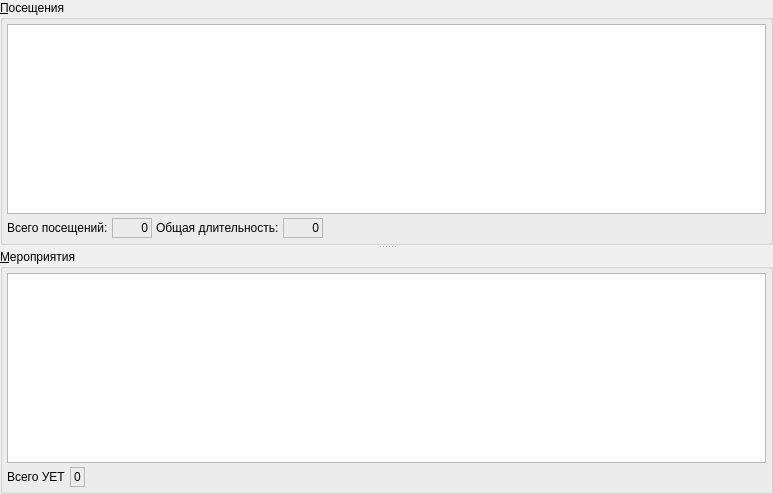
              <widget class="QFrame" name="frameVisitsAndActionSummary">
               <property name="frameShape">
                <enum>QFrame::NoFrame</enum>
               </property>
               <property name="frameShadow">
                <enum>QFrame::Raised</enum>
               </property>
               <layout class="QGridLayout" name="gridLayout_9">
                <property name="margin">
                 <number>0</number>
                </property>
                <property name="spacing">
                 <number>0</number>
                </property>
                <item row="0" column="0">
                 <widget class="QSplitter" name="splitter_4">
                  <property name="sizePolicy">
                   <sizepolicy hsizetype="Preferred" vsizetype="Minimum">
                    <horstretch>0</horstretch>
                    <verstretch>0</verstretch>
                   </sizepolicy>
                  </property>
                  <property name="orientation">
                   <enum>Qt::Vertical</enum>
                  </property>
                  <widget class="QGroupBox" name="groupBox">
                   <property name="title">
                    <string>&amp;Посещения</string>
                   </property>
                   <layout class="QGridLayout" name="gridLayout_5">
                    <property name="margin">
                     <number>4</number>
                    </property>
                    <property name="spacing">
                     <number>4</number>
                    </property>
                    <item row="0" column="0" colspan="5">
                     <widget class="CInDocTableView" name="tblVisits">
                      <property name="minimumSize">
                       <size>
                        <width>0</width>
                        <height>100</height>
                       </size>
                      </property>
                     </widget>
                    </item>
                    <item row="1" column="0">
                     <widget class="QLabel" name="lblVisitsCount">
                      <property name="text">
                       <string>Всего посещений:</string>
                      </property>
                     </widget>
                    </item>
                    <item row="1" column="1">
                     <widget class="QLabel" name="lblVisitsCountValue">
                      <property name="sizePolicy">
                       <sizepolicy hsizetype="Preferred" vsizetype="Preferred">
                        <horstretch>0</horstretch>
                        <verstretch>0</verstretch>
                       </sizepolicy>
                      </property>
                      <property name="minimumSize">
                       <size>
                        <width>40</width>
                        <height>0</height>
                       </size>
                      </property>
                      <property name="frameShape">
                       <enum>QFrame::StyledPanel</enum>
                      </property>
                      <property name="frameShadow">
                       <enum>QFrame::Sunken</enum>
                      </property>
                      <property name="text">
                       <string>0</string>
                      </property>
                      <property name="alignment">
                       <set>Qt::AlignRight|Qt::AlignTrailing|Qt::AlignVCenter</set>
                      </property>
                     </widget>
                    </item>
                    <item row="1" column="2">
                     <widget class="QLabel" name="lblVisitsDuration">
                      <property name="text">
                       <string>Общая длительность:</string>
                      </property>
                     </widget>
                    </item>
                    <item row="1" column="3">
                     <widget class="QLabel" name="lblVisitsDurationValue">
                      <property name="minimumSize">
                       <size>
                        <width>40</width>
                        <height>0</height>
                       </size>
                      </property>
                      <property name="frameShape">
                       <enum>QFrame::StyledPanel</enum>
                      </property>
                      <property name="frameShadow">
                       <enum>QFrame::Sunken</enum>
                      </property>
                      <property name="text">
                       <string>0</string>
                      </property>
                      <property name="alignment">
                       <set>Qt::AlignRight|Qt::AlignTrailing|Qt::AlignVCenter</set>
                      </property>
                     </widget>
                    </item>
                    <item row="1" column="4">
                     <spacer>
                      <property name="orientation">
                       <enum>Qt::Horizontal</enum>
                      </property>
                      <property name="sizeHint" stdset="0">
                       <size>
                        <width>40</width>
                        <height>20</height>
                       </size>
                      </property>
                     </spacer>
                    </item>
                   </layout>
                  </widget>
                  <widget class="QGroupBox" name="grpActions">
                   <property name="title">
                    <string>&amp;Мероприятия</string>
                   </property>
                   <layout class="QVBoxLayout" name="verticalLayout">
                    <property name="spacing">
                     <number>4</number>
                    </property>
                    <property name="margin">
                     <number>4</number>
                    </property>
                    <item>
                     <widget class="CInDocTableView" name="tblActions">
                      <property name="sizePolicy">
                       <sizepolicy hsizetype="Expanding" vsizetype="Expanding">
                        <horstretch>0</horstretch>
                        <verstretch>20</verstretch>
                       </sizepolicy>
                      </property>
                      <property name="minimumSize">
                       <size>
                        <width>0</width>
                        <height>100</height>
                       </size>
                      </property>
                     </widget>
                    </item>
                    <item>
                     <widget class="QFrame" name="frmTotalUet">
                      <property name="frameShape">
                       <enum>QFrame::NoFrame</enum>
                      </property>
                      <property name="frameShadow">
                       <enum>QFrame::Plain</enum>
                      </property>
                      <layout class="QHBoxLayout" name="horizontalLayout_2">
                       <property name="spacing">
                        <number>4</number>
                       </property>
                       <property name="margin">
                        <number>0</number>
                       </property>
                       <item>
                        <widget class="QLabel" name="lblTotalUet">
                         <property name="text">
                          <string>Всего УЕТ</string>
                         </property>
                        </widget>
                       </item>
                       <item>
                        <widget class="QLabel" name="lblShowTotalUet">
                         <property name="frameShape">
                          <enum>QFrame::StyledPanel</enum>
                         </property>
                         <property name="frameShadow">
                          <enum>QFrame::Sunken</enum>
                         </property>
                         <property name="text">
                          <string>0</string>
                         </property>
                        </widget>
                       </item>
                       <item>
                        <spacer name="horizontalSpacer">
                         <property name="orientation">
                          <enum>Qt::Horizontal</enum>
                         </property>
                         <property name="sizeHint" stdset="0">
                          <size>
                           <width>681</width>
                           <height>20</height>
                          </size>
                         </property>
                        </spacer>
                       </item>
                      </layout>
                     </widget>
                    </item>
                   </layout>
                  </widget>
                 </widget>
                </item>
               </layout>
              </widget>
